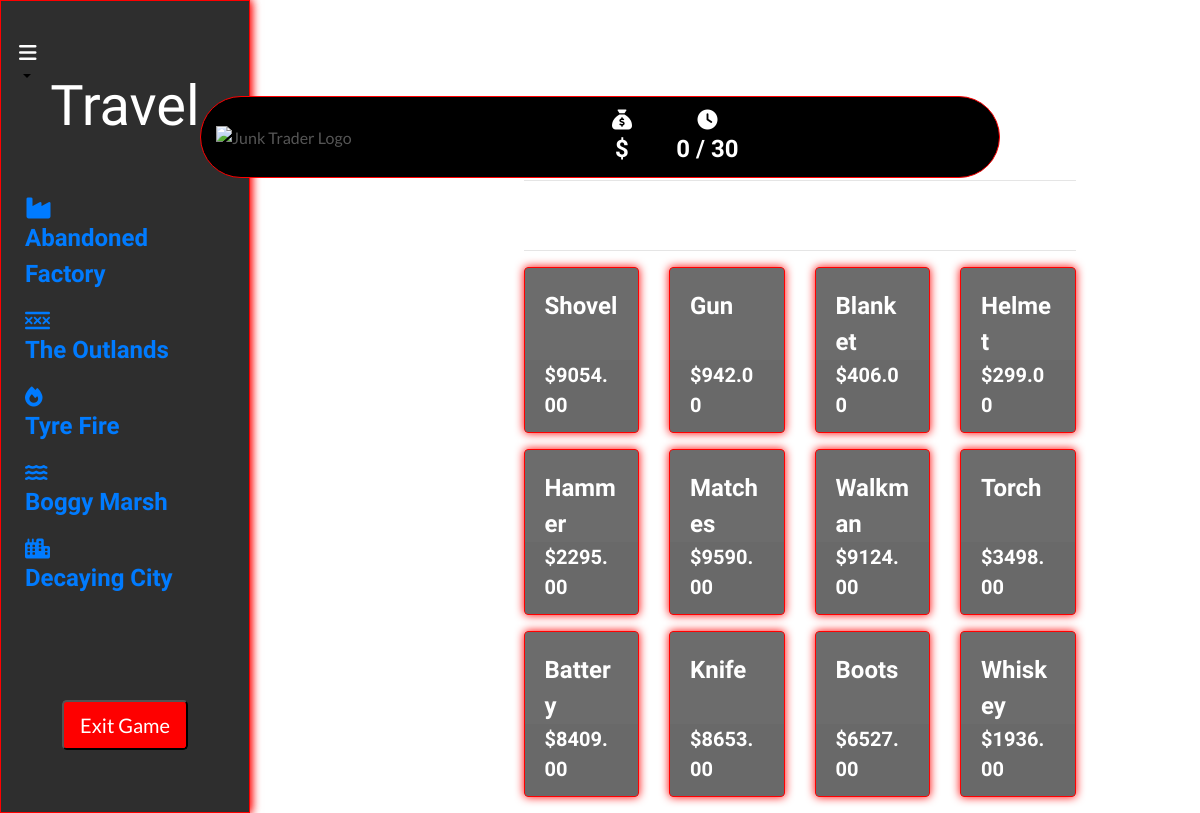
Before: /collectables/ with the older database file.
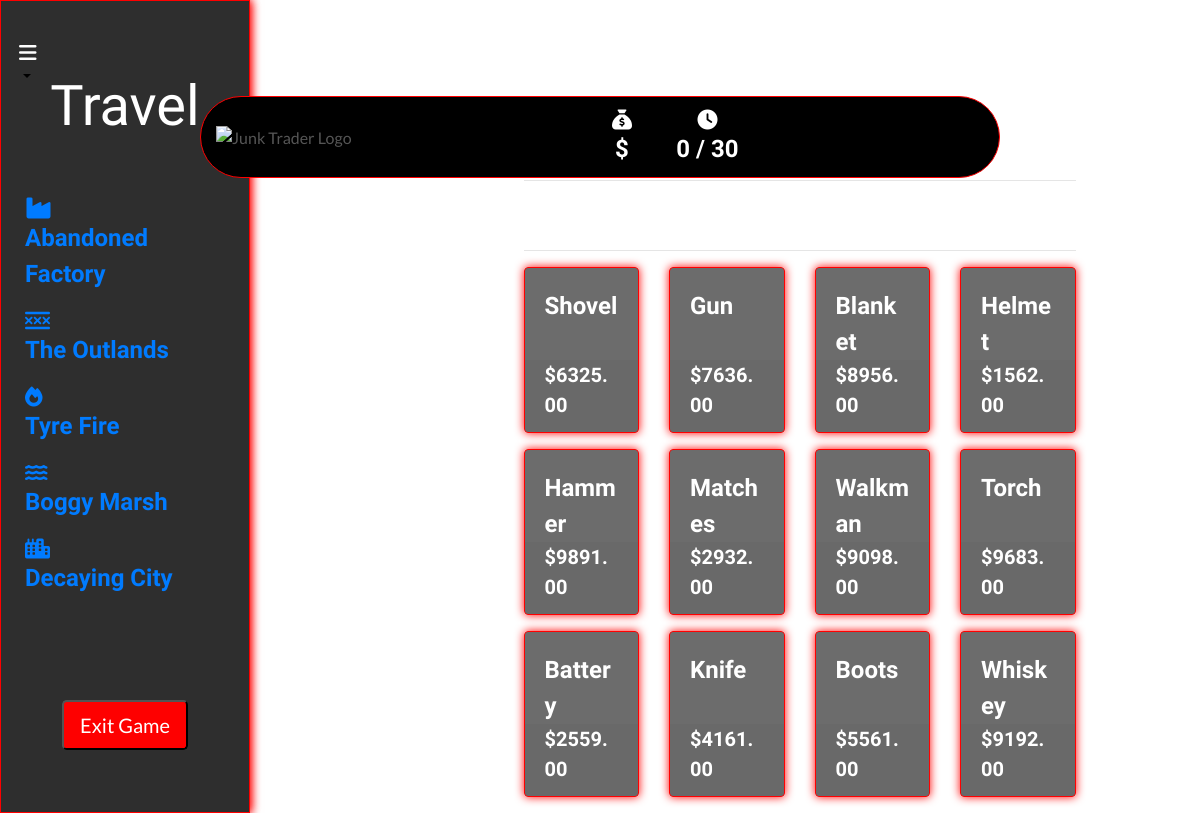
After: the same page with the newer database file.
### collectables/models.py (models this page shows, shortened)
class Collectable(models.Model):
    name = models.CharField(max_length=254)
    description = models.TextField()
    price = models.DecimalField(max_digits=6, decimal_places=2)
    previous_price = models.DecimalField(max_digits=10, decimal_places=2, default=0)
    image_url = models.URLField(max_length=1024, null=True, blank=True)
    image = models.ImageField(null=True, blank=True)
    glb_file = models.FileField(upload_to='glb_files/', null=True, blank=True)

### collectables/views.py (the view)
# urls.py: path('', views.all_collectables, name='collectables'),
def all_collectables(request):
    collectables = Collectable.objects.all()
    context = {
        'collectables': collectables,
    }
    return render(request, 'collectables/collectables.html', context)

### backpack/contexts.py (called while the page is built, shortened)
def backpack_contents(request):
    backpack_items = []
    total = 0
    total_quantity = 0
    collectable_count = 0
    backpack = request.session.get('backpack', {})
    grand_total = total
    context = {
        'backpack_items': backpack_items,
        'total': total,
        'total_quantity': total_quantity,
        'collectable_count': collectable_count,
        'grand_total': grand_total,
    }
    return context

def total_amount(request):
    total_amount = [0]
    return {'total_amount': total_amount}

def days_played(request):
    return {'days_played': request.session.get('days_played', 0)}

### collectables/templates/collectables/collectables.html (shortened to what this page needs)
{% extends "base.html" %}
{% load static %}
{% block page_header %}
    <div class="container header-container">
    </div>
{% endblock %}
{% block content %}
<div class="container-fluid">
    <div class="row">
        <div class="col-md-3">
            <div class="fixed-panel">
                {% include 'includes/fixed_panel.html' %}
            </div>
        </div>
    </div>
</div>
<div class="container-fluid content-column">
    <div class="container mb-2 backpack-text content-column">
        <div class="row">
            <div class="col">
                <hr>
                <h2 class="logo-font mb-4">Items</h2>
                <hr>
            </div>
        </div>
        <div class="row">
            {% for collectable in collectables %}
                <div class="col-sm-6 col-md-4 col-lg-4 col-xl-3 mb-3">
                    <div class="card box h-100 border-2 text-white">
                        <div class="card-body pb-0">
                            <p class="mb-0">{{ collectable.name }}</p>
                        </div>
                        <div class="card-footer pt-0 border-0 text-left text-white">
                            <div class="row">
                                <div class="col">
                                    <p class="lead mb-0 text-left font-weight-bold">${{ collectable.price }}</p>
                                </div>
                            </div>
                        </div>
                    </div>
                </div>
            {% endfor %}
        </div>
    </div>
</div>
{% endblock %}

Changed rows visible on the page:
changed Collectable "Shovel": price "9054.00" → "6325.00"
changed Collectable "Gun": price "942.00" → "7636.00"
changed Collectable "Blanket": price "406.00" → "8956.00"
changed Collectable "Helmet": price "299.00" → "1562.00"
changed Collectable "Hammer": price "2295.00" → "9891.00"
changed Collectable "Matches": price "9590.00" → "2932.00"
changed Collectable "Walkman": price "9124.00" → "9098.00"
changed Collectable "Torch": price "3498.00" → "9683.00"
changed Collectable "Battery": price "8409.00" → "2559.00"
changed Collectable "Knife": price "8653.00" → "4161.00"
changed Collectable "Boots": price "6527.00" → "5561.00"
changed Collectable "Whiskey": price "1936.00" → "9192.00"
